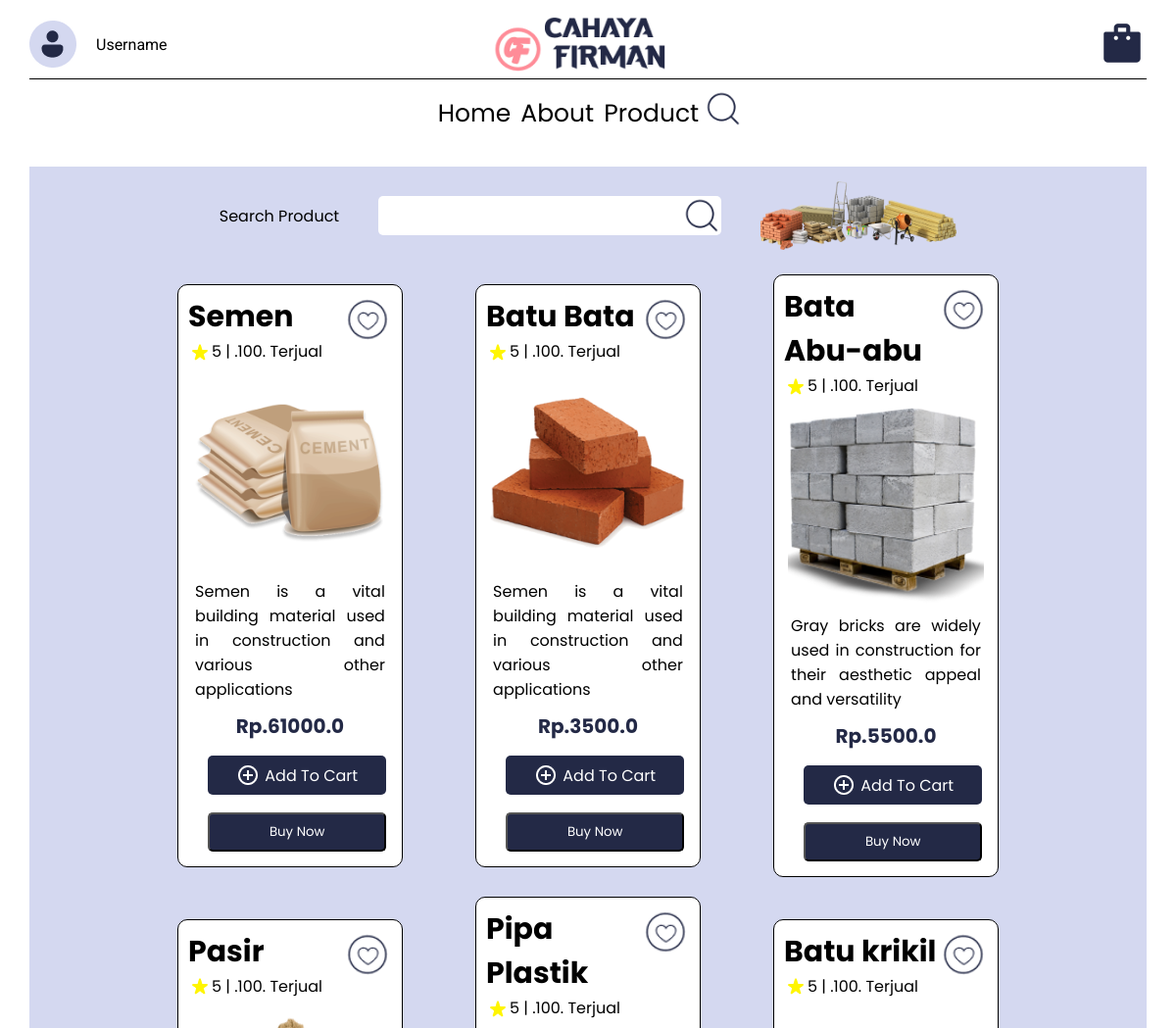
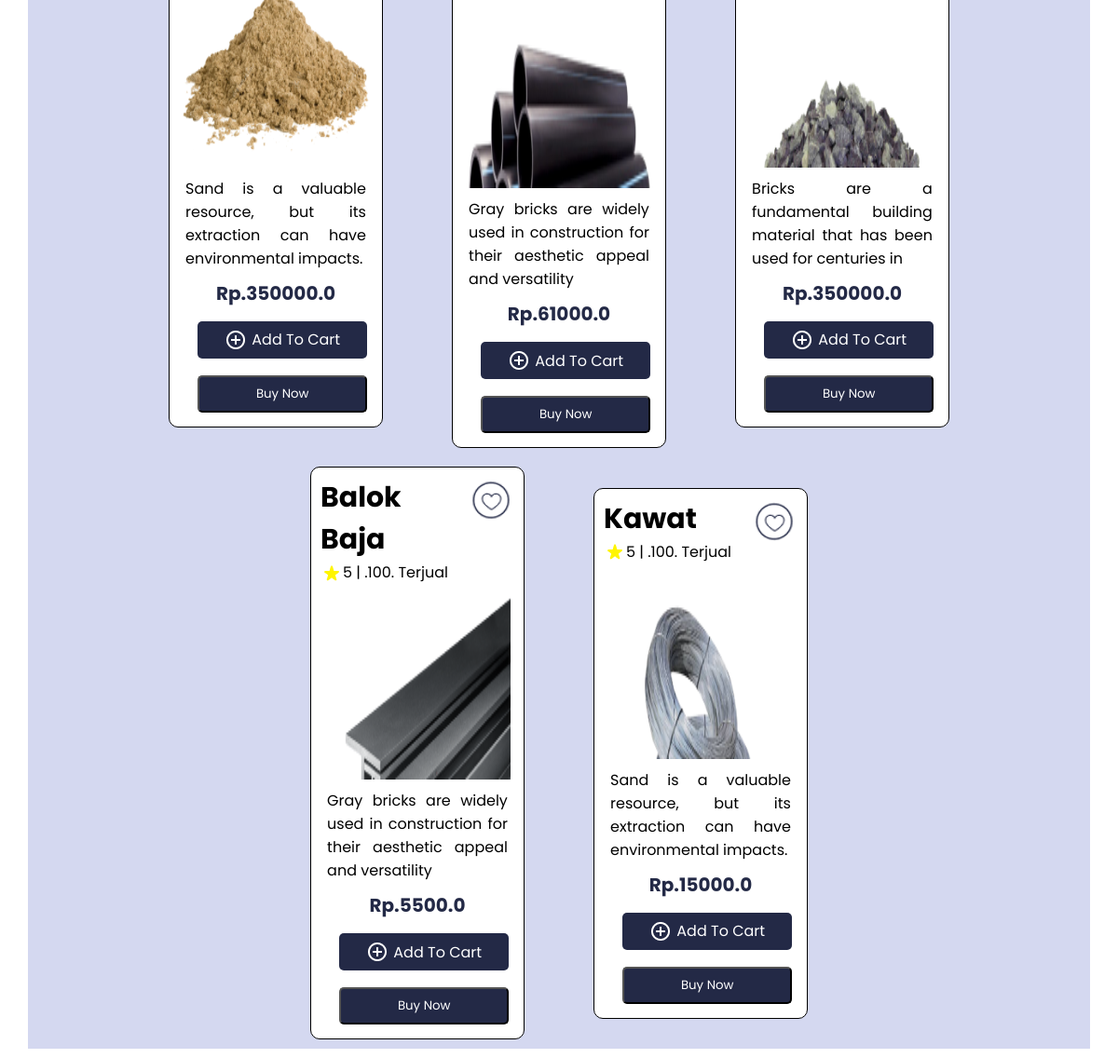
The page / on the database its author committed (2 pictures, top to bottom).
### models/product.py (models this page shows)
class Product(db.Model):
    __tablename__ = 'product'
    id_product = db.Column(db.Integer, primary_key=True)
    name = db.Column(db.String(100))
    desc = db.Column(db.String(100))
    category = db.Column(db.String(100))
    quantityInStock = db.Column(db.Integer)
    price = db.Column(db.Float)
    picture = db.Column(db.String(100))

### app.py (the view)
@app.route("/", methods=["GET", "POST"])
def products():
    if request.method == "POST":
        product_id = request.form.get("product_id")
        flash("Product added to cart successfully")
        return redirect(url_for("products"))
    barang_list = Product.query.all()
    return render_template("product.html", barang_list=barang_list)

### templates/product.html (shortened to what this page needs)
<!DOCTYPE html>
<html>
<head>
    <link rel="stylesheet" type="text/css" href="{{ url_for('static', filename='css/product_style.css') }}">
</head>
<body>
    <div class="nav">
        <div class="logo">
            <div class="profile">
                <img class="logo-1" src="{{ url_for('static', filename='asset/profile_user.png') }}" alt="profile">
                <p class="username" Id="username">Username</p>
            </div>
            <img class="logo-2" src="{{ url_for('static', filename='asset/Logofirman.png') }}" alt="logo">
            <img class="bucket" src="{{ url_for('static', filename='asset/bucket.png') }}" alt="bucket">
        </div>
        <div class="navbar">
            <a href="#">Home</a>
            <a href="#">About</a>
            <a href="#">Product</a>
            <img src="{{ url_for('static', filename='asset/lucide_search.png') }}" alt="">
        </div>
    </div>
    <div class="container">
        <div class="search">
            <p>Search Product</p>
            <div class="img">
                <div class="space"></div>
                <img src="{{ url_for('static', filename='asset/lucide_search.png') }}" alt="">
            </div>
            <img class="img-1" src="{{ url_for('static', filename='asset/search_img.png') }}" alt="">
        </div>
        <div class="product">
            {% for barang in barang_list %}
            <div class="detail product-card">
                <div class="head">
                    <div class="head-1">
                        <p class="title">{{ barang.name }}</p>
                        <div class="rating">
                            <img src="{{ url_for('static', filename='asset/star_rating.png') }}" alt="">
                            <p>5 | .</p>
                            <br>
                            <p>100 </p>
                            <br>
                            <p>. Terjual</p>
                        </div>
                    </div>
                    <img class="love" src="{{ url_for('static', filename='asset/lovely.png') }}" alt="">
                </div>
                <a href="/detail_product/{{ barang.id_product }}">
                    <img class="item" src="{{ url_for('static', filename='unggah/' + barang.picture) }}" alt="gambar">
                </a>
                <p class="des">{{ barang.desc }}</p>
                <p class="price">Rp.{{ barang.price }}</p>
                <div class="btn">
                    <img src="{{ url_for('static', filename='asset/add.png') }}" alt="">
                    <p>Add To Cart</p>
                </div>
                <div class="btn-1">
                    <form action="/buy/{{ barang.id }}" method="POST">
                        <button type="submit" class="sub">Buy Now</button>
                    </form>
                </div>
            </div>
            {% endfor %}
        </div>
    </div>
</body>
</html>

### static/css/product_style.css (style rules this page uses)
* { padding: 0; margin: 0; }
body { margin: 10px 30px; }
p { font-family: 'Poppins', sans-serif; }
#username { font-family: 'Roboto', sans-serif; }
.nav { display: flex; flex-direction: column; width: 100%; height: 150px; align-items: center; }
.nav .logo { width: 100%; display: flex; justify-content: space-between; flex-direction: row; border-bottom: 1px solid #000; }
.profile { margin: 10px 0px; display: flex; align-items: center; width: 30px; }
.profile img { margin: 0px 20px 0px 0px; align-items: center; }
.nav .logo img.logo-2 { width: 180px; height: 70px; }
.nav .logo img.bucket { margin: 10px 0px 0px 0px; width: 50px; height: 50px; }
.nav .navbar { display: flex; flex-direction: row; height: 400px; width: 100%; margin: 10px 0px 20px 0px; justify-content: center; }
.nav .navbar a { display: flex; justify-content: center; align-items: center; font-size: 20px; margin: 0px 5px; text-decoration: none; font-size: 25px; color: #000; font-family: 'Poppins', sans-serif; }
.navbar img { width: 40px; height: 40px; }
.container { margin-top: 10px; background-color: #D4D8F0; }
.container .search { margin-top: 0px; display: flex; align-items: center; width: 100%; justify-content: center; }
.search .img { margin: 30px 40px; border-radius: 5px; display: flex; justify-content: flex-end; width: 350px; height: 40px; background-color: white; }
.search .img .space { width: 50%; }
.search .img img { width: 50%; }
.search .img img { width: 40px; height: 40px; }
.search img.img-1 { width: 200px; height: 70px; }
.product { display: flex; width: 100%; flex-wrap: wrap; align-items: center; justify-content: center; }
.detail { flex-direction: column; background-color: white; margin: 10px 37px; width: 20%; border-radius: 10px; display: flex; border: 1px solid black; }
.product .detail .head { margin: 10px 10px; }
.detail .head { display: flex; justify-content: space-between; }
.detail .head img.love { width: 50px; height: 50px; }
.head .head-1 .rating { display: flex; flex-direction: row; align-items: center; }
p.title { font-family: 'Poppins', sans-serif; font-size: 30px; font-weight: bold; }
img.item { display: block; margin: 0 auto; width: 200px; height: 200px; }
p.des { margin-top: 10px; width: 85%; margin-left: auto; margin-right: auto; text-align: center; text-align: justify; }
p.price { margin-top: 10px; display: flex; justify-content: center; align-items: center; color: #232946; font-size: 20px; font-weight: bold; }
.btn { margin-left: 30px; margin-right: 30px; margin-top: 15px; border-radius: 5px; color: white; display: flex; align-items: center; justify-content: center; width: 80%; height: 40px; background-color: #232946; }
.btn img { margin-right: 5px; }
div.btn-1 { margin-bottom: 15px; }
.sub { font-family: 'Poppins', sans-serif; margin-left: 30px; margin-right: 30px; border-radius: 5px; color: white; display: flex; align-items: center; justify-content: center; width: 80%; height: 40px; background-color: #232946; }
button { font-family: 'Poppins', sans-serif; }

### rows shown on the page
Product: name "Semen", picture (picture), desc "Semen is a vital building material used in construction and various other applications", price "61000.0"
Product: name "Batu Bata", picture (picture), desc "Semen is a vital building material used in construction and various other applications", price "3500.0"
Product: name "Bata Abu-abu", picture (picture), desc "Gray bricks are widely used in construction for their aesthetic appeal and versatility", price "5500.0"
Product: name "Pasir", picture (picture), desc "Sand is a valuable resource, but its extraction can have environmental impacts.", price "350000.0"
Product: name "Pipa Plastik", picture (picture), desc "Gray bricks are widely used in construction for their aesthetic appeal and versatility", price "61000.0"
Product: name "Batu krikil", picture (picture), desc "Bricks are a fundamental building material that has been used for centuries in", price "350000.0"
Product: name "Balok Baja", picture (picture), desc "Gray bricks are widely used in construction for their aesthetic appeal and versatility", price "5500.0"
Product: name "Kawat", picture (picture), desc "Sand is a valuable resource, but its extraction can have environmental impacts.", price "15000.0"
